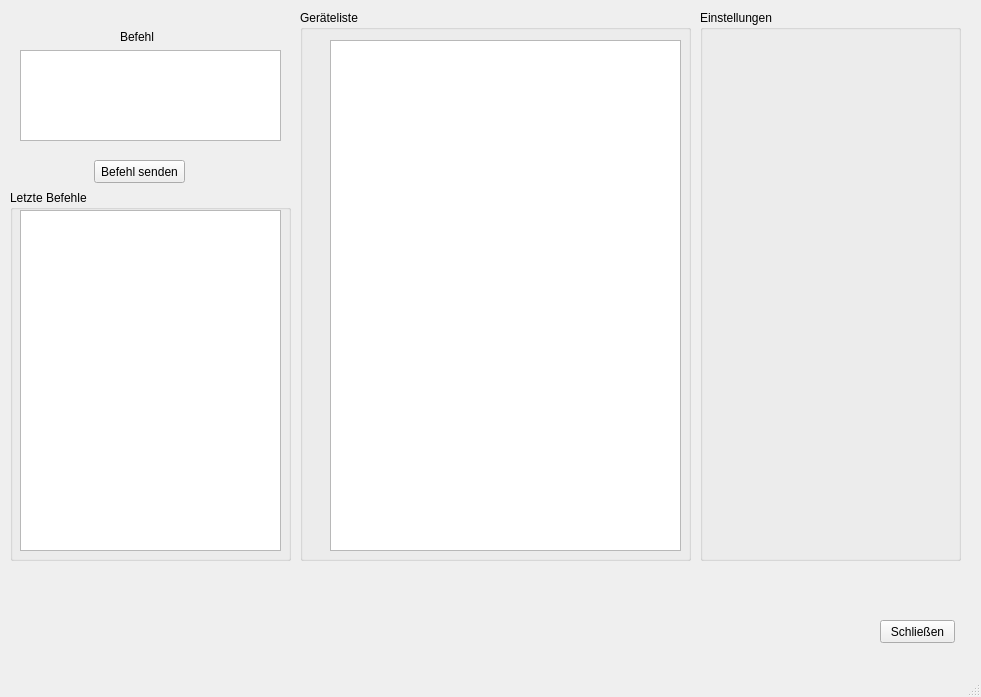
<?xml version="1.0" encoding="UTF-8"?>
<ui version="4.0">
 <class>MainWindow</class>
 <widget class="QMainWindow" name="MainWindow">
  <property name="geometry">
   <rect>
    <x>0</x>
    <y>0</y>
    <width>981</width>
    <height>697</height>
   </rect>
  </property>
  <property name="windowTitle">
   <string>MainWindow</string>
  </property>
  <widget class="QWidget" name="centralwidget">
   <widget class="QGroupBox" name="GrpBoxSettings">
    <property name="geometry">
     <rect>
      <x>700</x>
      <y>10</y>
      <width>261</width>
      <height>551</height>
     </rect>
    </property>
    <property name="title">
     <string>Einstellungen</string>
    </property>
   </widget>
   <widget class="QGroupBox" name="GrpBoxDevList">
    <property name="geometry">
     <rect>
      <x>300</x>
      <y>10</y>
      <width>391</width>
      <height>551</height>
     </rect>
    </property>
    <property name="title">
     <string>Geräteliste</string>
    </property>
    <widget class="QListWidget" name="LstViewDevices">
     <property name="geometry">
      <rect>
       <x>30</x>
       <y>30</y>
       <width>351</width>
       <height>511</height>
      </rect>
     </property>
    </widget>
   </widget>
   <widget class="QPushButton" name="PushBtnClose">
    <property name="geometry">
     <rect>
      <x>880</x>
      <y>620</y>
      <width>75</width>
      <height>23</height>
     </rect>
    </property>
    <property name="text">
     <string>Schließen</string>
    </property>
   </widget>
   <widget class="QGroupBox" name="GrpBoxLastCommands">
    <property name="geometry">
     <rect>
      <x>10</x>
      <y>190</y>
      <width>281</width>
      <height>371</height>
     </rect>
    </property>
    <property name="title">
     <string>Letzte Befehle</string>
    </property>
    <widget class="QListView" name="LstViewLastCommands">
     <property name="geometry">
      <rect>
       <x>10</x>
       <y>20</y>
       <width>261</width>
       <height>341</height>
      </rect>
     </property>
    </widget>
   </widget>
   <widget class="QTextEdit" name="TxtEditCommand">
    <property name="geometry">
     <rect>
      <x>20</x>
      <y>50</y>
      <width>261</width>
      <height>91</height>
     </rect>
    </property>
   </widget>
   <widget class="QLabel" name="label">
    <property name="geometry">
     <rect>
      <x>120</x>
      <y>30</y>
      <width>47</width>
      <height>13</height>
     </rect>
    </property>
    <property name="text">
     <string>Befehl</string>
    </property>
   </widget>
   <widget class="QPushButton" name="PushBtSendCommand">
    <property name="geometry">
     <rect>
      <x>94</x>
      <y>160</y>
      <width>91</width>
      <height>23</height>
     </rect>
    </property>
    <property name="text">
     <string>Befehl senden</string>
    </property>
   </widget>
  </widget>
  <widget class="QMenuBar" name="menubar">
   <property name="geometry">
    <rect>
     <x>0</x>
     <y>0</y>
     <width>981</width>
     <height>21</height>
    </rect>
   </property>
  </widget>
  <widget class="QStatusBar" name="statusbar"/>
 </widget>
 <resources/>
 <connections/>
</ui>
